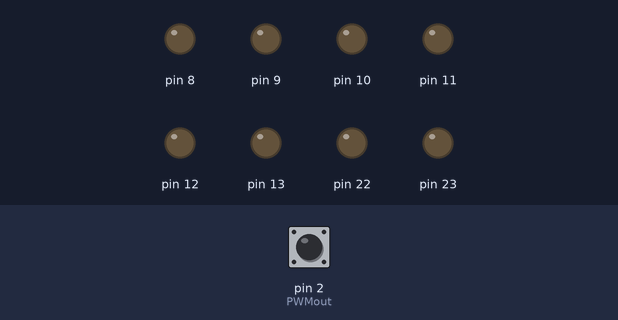
A sketch run on a simulated Arduino Uno, built with avr-gcc and run on an emulated ATmega328P. Parts: output pins drawn as LEDs (lit = HIGH). The inputs (shaded band) are chosen by the test bench; at power-on: pin 2 (PWMout) HIGH.

Above: at 1.2 s.
1.3 s: pin 2 (PWMout) pulled LOW for 0.15 s
At 2.1 s:
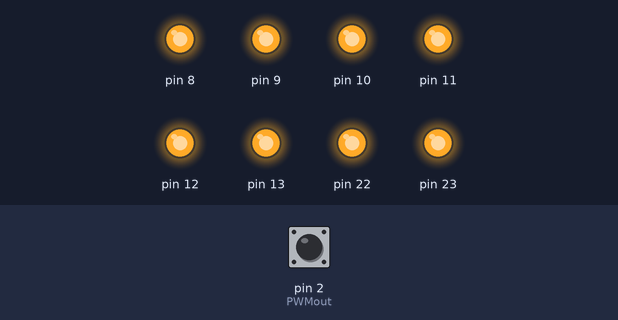
2.9 s: pin 2 (PWMout) pulled LOW for 1 s
At 4.5 s:
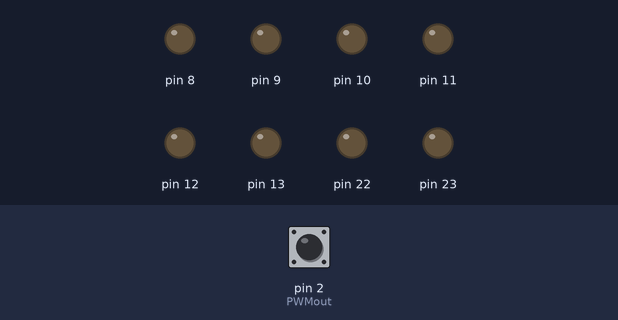
5.4 s: pin 2 (PWMout) pulled LOW for 3.2 s
At 9.3 s:
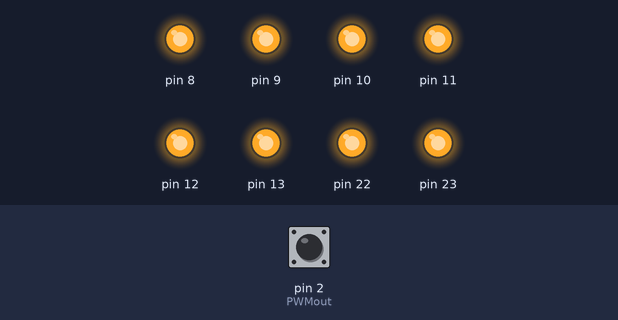
Timing chart, 0 to 10.8 s (numbered marks = the images above; inputs shaded):
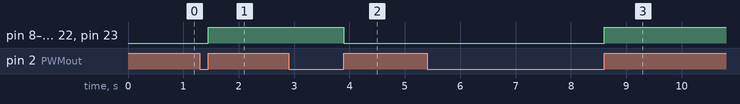

The sketch:

interuption_registre.ino
```cpp
#define PWMout  2   // Signal PWM de référence

bool State=false;

void setup()
{
  // Initialisation de la sortie PWM (signal carré, rapport cyclique 50%)
  analogWrite(PWMout, 128);

  // Câblage du pin et configuration en entrée: INT0 => PD0 (pin 38 de la carte)
  DDRD =0x00; // Port D en entrée

  // Activation de l'interruption globale (registre SREG)
  SREG|=0x80;
      //SREG|=0x80  // Activation
      //SREG&=0x7f  // Désactivation
      //Ou bien
      //sei(): Set interrupt - Activation
      //cli(): clear interrup - Désactivation (masquer)

  // Validation de l'interruption INT0 (Registre EIMSK)
  EIMSK|=0x01; // INT0
      //EIMSK|=0x02; // INT1
      //EIMSK|=0x04; // INT0
      //...
  // Choix du mode de détection: Front montant dans INT0
  EICRA|=0x03;
      //EICRA|=0x00;  //niveau bas '0' dans INTn
      //EICRA|=0x01;  //front montant ou descendant dans INTn
      //EICRA|=0x02;  //Front descendant dans INTn
      //EICRA|=0x03;  //Front montant dans INTn

  // Initialisation du port A en sortie
     DDRB =0xff;
     PORTB=0x00;
}

void loop()
{
  // Au chaumage
}

// Routine d'interruptions : Pour chaque front montant on inverse l'état
// du port A (8 sorties synchrones)

ISR(INT0_vect){
  State=not(State);
  PORTB=State*0xff; //State&0xff;
}
```

Measured:
- after the input at 1.3 s, pin 8–13, pin 22, pin 23: LOW → HIGH after 0.15 s
- after the input at 2.9 s, pin 8–13, pin 22, pin 23: HIGH → LOW after 1.0 s
- after the input at 5.4 s, pin 8–13, pin 22, pin 23: LOW → HIGH after 3.2 s
